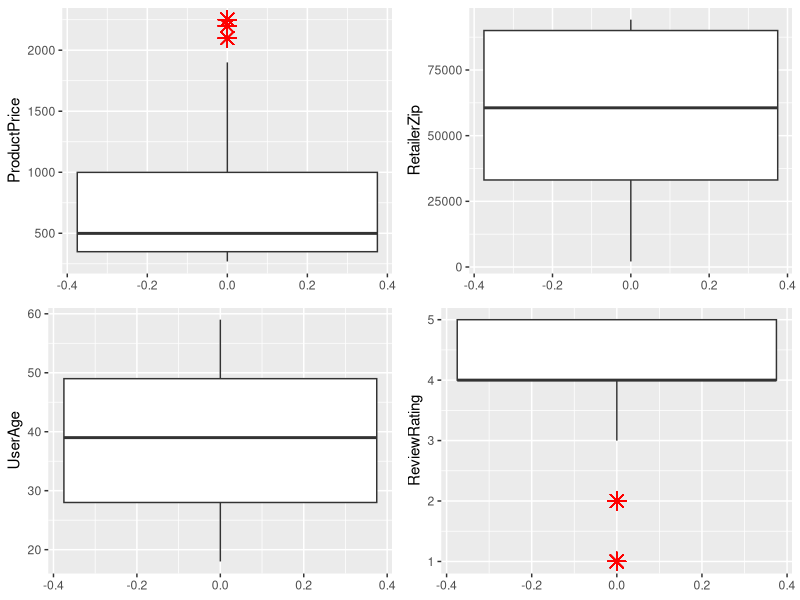
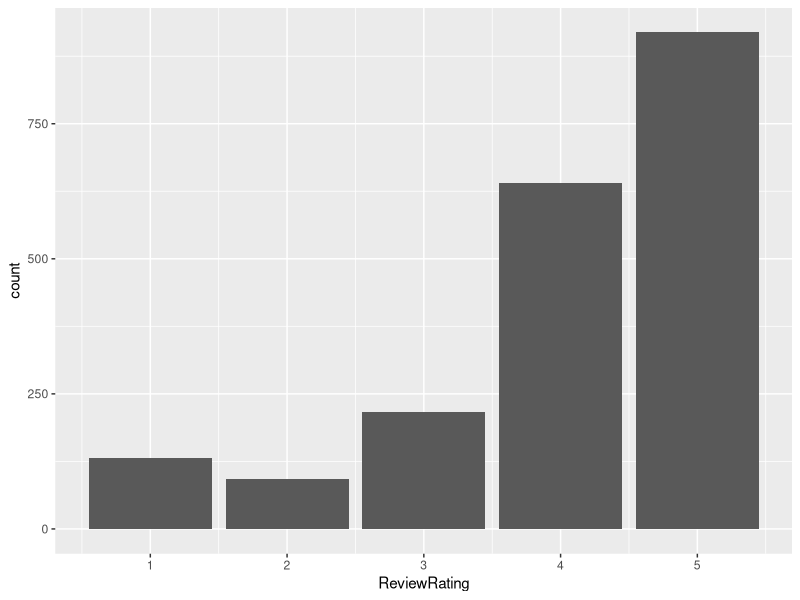

Source code (R) for these figures, in order: (Note: this script raises an error after producing the figures.)
library(tidyverse)
customers<-read_delim('./data/Customer Review.csv',delim = ',')
summary(customers)
# calculate sd
sd(customers$ProductPrice)
sd(customers$ReviewRating)
sd(customers$UserAge)
# unique category items
length(unique(customers$RetailerCity))
length(unique(customers$RetailerState))
length(unique(customers$UserOccupation))
length(unique(customers$RetailerZip))
length(unique(customers$RetailerName))
length(unique(customers$ManufacturerName))
length(unique(customers$UserID))
length(unique(customers$ProductModelName))
length(unique(customers$ProductCategory))
# detect outliers
library(gridExtra)
p1<-ggplot(customers,aes(y=ProductPrice))+geom_boxplot(outlier.colour = "red",outlier.shape = 8,outlier.size = 4)
p2<-ggplot(customers,aes(y=RetailerZip))+geom_boxplot(outlier.colour = "red",outlier.shape = 8,outlier.size = 4)
p3<-ggplot(customers,aes(y=UserAge))+geom_boxplot(outlier.colour = "red",outlier.shape = 8,outlier.size = 4)
p4<-ggplot(customers,aes(y=ReviewRating))+geom_boxplot(outlier.colour = "red",outlier.shape = 8,outlier.size = 4)

grid.arrange(p1,p2,p3,p4,nrow=2,ncol=2)

mean_price=mean(customers$ProductPrice)
mean_review=mean(customers$ReviewRating)

IQRCal<-function(Q1,Q3){
  IQR = Q3-Q1
  S = IQR*1.5
  UB = Q3+S
  LB = Q1-S
  result = c(LB,UB)
  return (result)
}

price_IQR=IQRCal(349,999)
review_IQR=IQRCal(4,5)
#replace the outliers with mean
customers$ProductPrice.fix<-ifelse(between(customers$ProductPrice,price_IQR[1],price_IQR[2]),customers$ProductPrice,mean_price)
customers$ReviewRating.fix<-ifelse(between(customers$ReviewRating,review_IQR[1],review_IQR[2]),customers$ReviewRating,mean_review)

ggplot(customers, aes(x=ReviewRating)) + geom_bar()

# Chi-square Test
subset_data<-customers[c('ProductCategory','ReviewRating')]
ProductCategory <- table(subset_data)
chisq.test(ProductCategory, correct=F)

subset_data<-customers[c('ProductPrice','ReviewRating')]
ProductPrice <- table(subset_data)
chisq.test(ProductPrice, correct=F)

subset_data<-customers[c('RetailerCity','ReviewRating')]
RetailerCity <- table(subset_data)
chisq.test(RetailerCity, correct=F) 

subset_data<-customers[c('ManufacturerName','ReviewRating')]
ManufacturerName <- table(subset_data)
chisq.test(ManufacturerName, correct=F)

subset_data<-customers[c('UserAge','ReviewRating')]
UserAge <- table(subset_data)
chisq.test(UserAge, correct=F)

subset_data<-customers[c('UserGender','ReviewRating')]
UserGender <- table(subset_data)
chisq.test(UserGender, correct=F)

subset_data<-customers[c('UserOccupation','ReviewRating')]
UserOccupation <- table(subset_data)
chisq.test(UserOccupation, correct=F)


#测试能否push

ttt